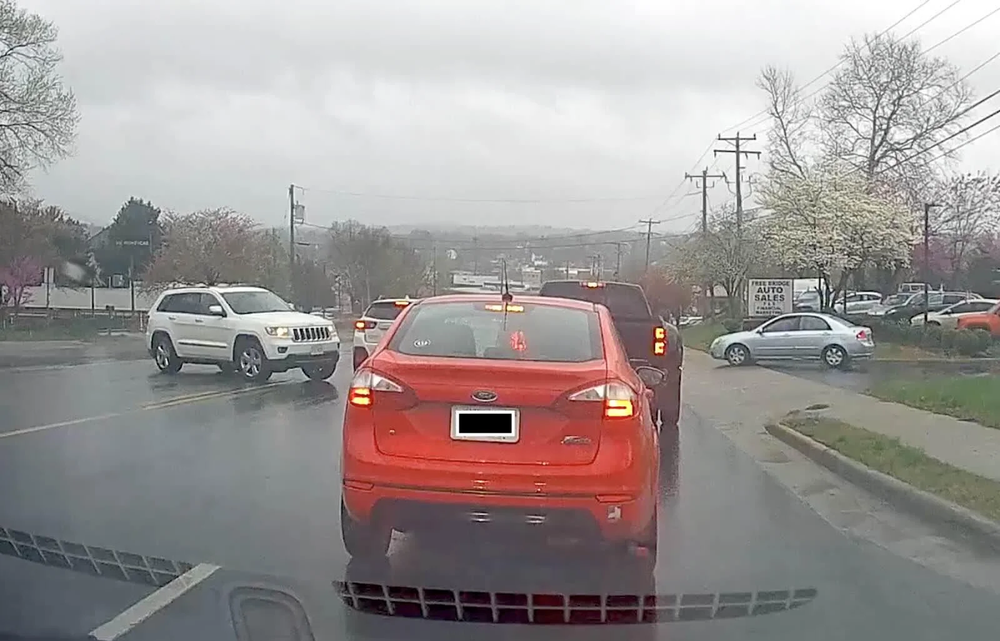
#> input picture 6.7/cars/1.png, 1000 x 641 px, shrunk from 1600 x 1025 before the run, found by its file name; its folder holds 4 pictures in this run
$ python car_detector.py
#> lines starting #> are read from the running program, lines starting #| are printed output that depends on the picture
### comp sci/6.7/module.py
def red_car(r,g,b):
    # for brighter red
    if r > 140 and r <= 255 and g > 0 and g <= 100 and b > 0 and b <= 100:
        return True
    # for darker red
    elif r > 45 and r <= 150 and g > 0 and g <= 35 and b > 0 and b <= 35:
        return True
    # for magenta red
    elif r > 45 and r <= 90 and g > 0 and g <= 35 and b > 45 and b <=90:
        return True
    return False

# [24 lines left out: functions selection_sort, binary_score, not called in this run]

### comp sci/6.7/car_detector.py
from PIL import Image
import sys
import time
sys.path.insert(0, "6.7/red_car_module")
import module

t = []
start = time.time()
t.append(start)
all_scores = []

for i in range(1,11):
    # import images
    image_car = Image.open("6.7/cars/" + str(i) + ".png").load()
    image_new = Image.open("6.7/cars/" + str(i) + ".png")
#> image_new is the input picture: PIL image 1000x641 RGB; mean R, G, B 156, 150, 149
    # find width and height
    width = image_new.width
#> width = 1000
    height = image_new.height
#> height = 641

    # total of x and y coordinates that have red pixels
    total_x = []
    total_y = []
    # total number of red pixels
    total_red = 0
    # going through every pixel in each image
    for x in range(width):
        for y in range(height):
            r = image_car[x,y][0]
            g = image_car[x,y][1]
            b = image_car[x,y][2]

            if module.red_car(r,g,b):
                # if the function determines the pixel is red, make it neon green to make it visible to the user
                image_new.putpixel((x,y),(0,255,0))
                total_x.append(x)
                total_y.append(y)
                total_red += 1
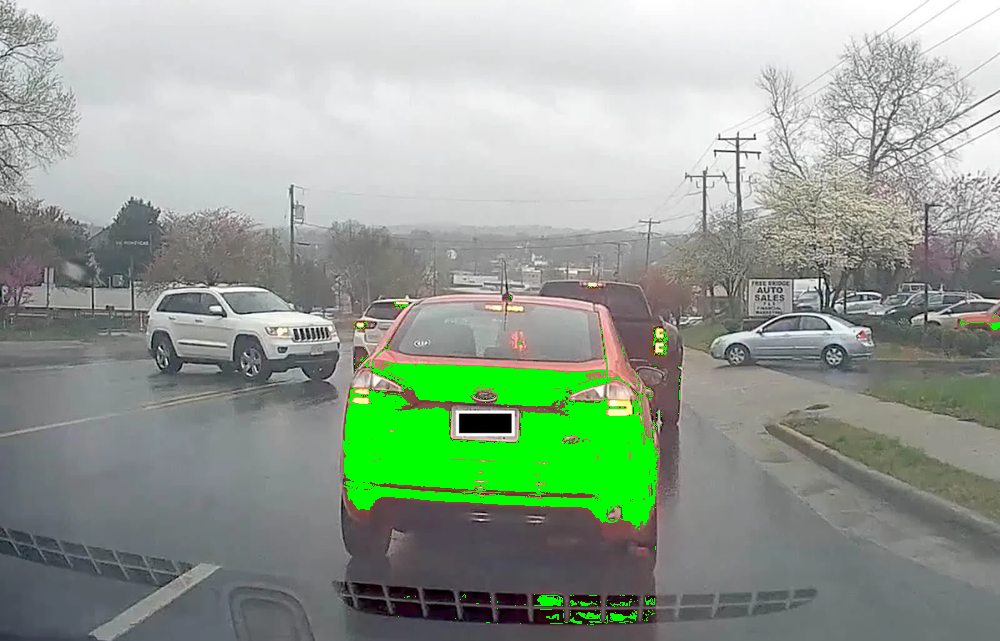
#> image_new: PIL image 1000x641 RGB; mean R, G, B 146.5, 160, 145.6
#> after the loop, total_red = 34789; total_x = 34789 items; total_y = 34789 items
    # if the total number of red pixels > 0
    if total_red > 0:
        min_x = total_x[0]
#> min_x = 15
        max_x = total_x[0]
#> max_x = 15
        min_y = total_y[0]
#> min_y = 289
        max_y = total_y[0]
#> max_y = 289

        # finding minimum/maximum x and y values
        for x in total_x:
            if x < min_x:
                min_x = x
            if x > max_x:
                max_x = x
#> this loop made 34789 passes
#> x on passes 1 to 12: 15, 343, 343, 343, 343, 343, 343, 343, 343, 343, 343, 343
#> after the loop, max_x = 999; min_x = 15

        for y in total_y:
            if y < min_y:
                min_y = y
            if y > max_y:
                max_y = y
#> this loop made 34789 passes
#> (y, max_y) on passes 2 to 13: (440, 440), (441, 441), (442, 442), (443, 443), (444, 444), (445, 445), (446, 446), (447, 447), (448, 448), (449, 449), (473, 473), (476, 476)
#> max_y on passes 162, 239, 240, 241, 242, 243: 487, 488, 489, 492, 493, 494
#> after the loop, max_y = 624; min_y = 286
        # area of car, NOT total image (many distractors... like the trees ;-;)
        car_area = (max_x - min_x + 1)*(max_y - min_y + 1)
#> car_area = 333915
        percent = round ((total_red/car_area)*100, 2)
#> percent = 10.42

    else:
        percent = 0.0

    # print("The percent of red pixels in image " + str(i) + ": " + str(percent) + "%")
    # find center of image
    center_x = (max_x+min_x)/2
#> center_x = 507
    center_y = (max_y+min_y)/2
#> center_y = 455
    center = (center_x, center_y)
#> center = (507, 455)
    if max_y > center_y:
        center_r = image_car[center][0]
#> center_r = 207
        center_g = image_car[center][1]
#> center_g = 83
        center_b = image_car[center][2]
#> center_b = 75
#> (the run stopped early here; a loop or call above may not have finished)
